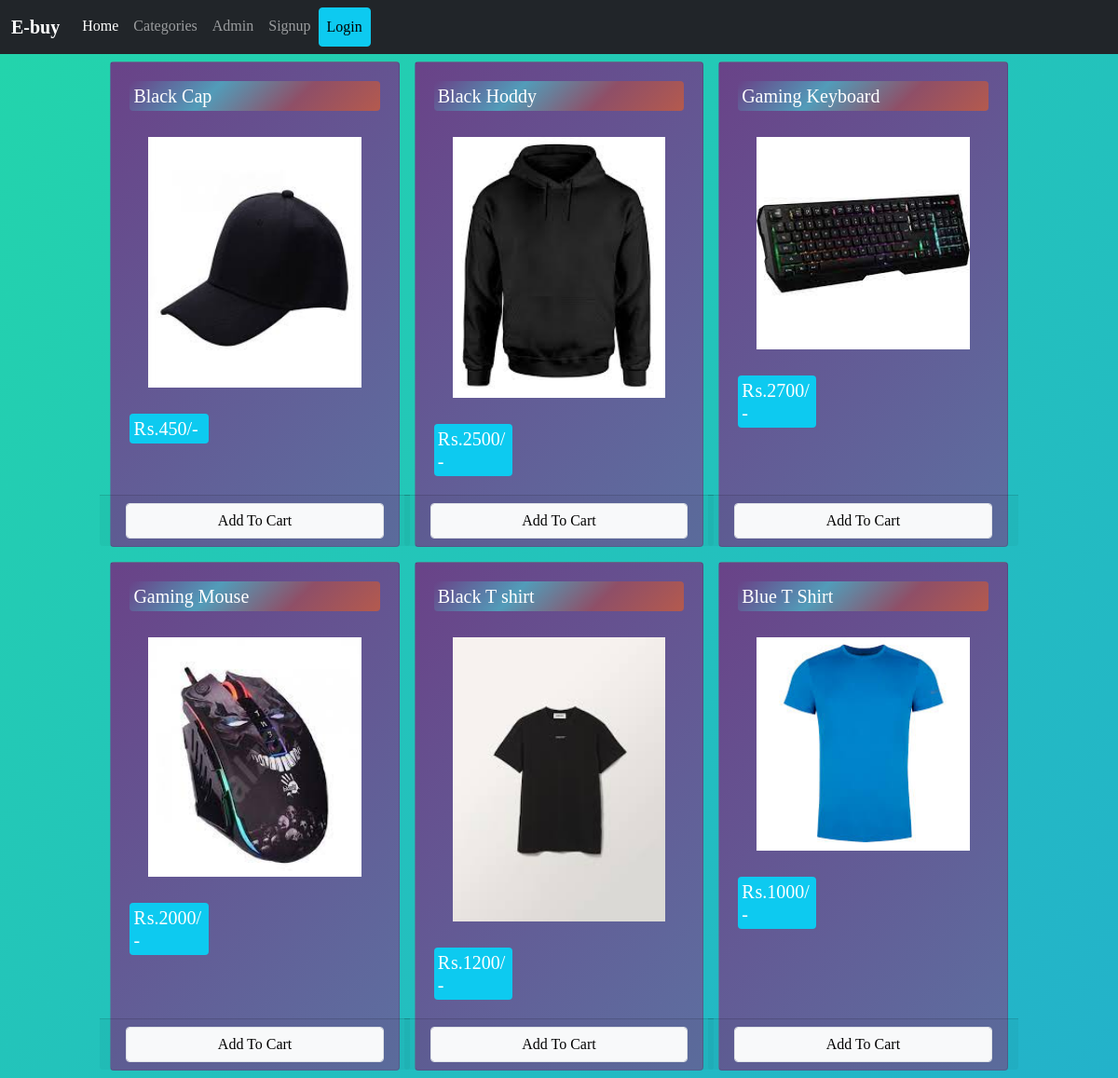
The page / on the database its author committed.
### store/models.py (models this page shows, shortened)
class Product(models.Model):
    name = CharField(max_length=100,null=True)
    img = ImageField(null=True)
    price = IntegerField(default = 0,null=True)
    des = CharField(max_length=1000,null=True,default='Description')

### store/views.py (the view)
# urls.py: path('',views.main,name='main'),
def main(request):
    if request.method=='POST':
        product = request.POST['product']
        remove = request.POST.get('remove')
        print(remove)
        cart = request.session.get('cart')
        if cart:
            quantity= cart.get(product)
            if quantity:
                if remove:
                    if quantity<=1:
                        cart.pop(product)
                    else:
                        cart[product] = quantity-1
                else:
                    cart[product] = quantity+1
            else:
                cart[product] = 1
        else:
            cart = {}
            cart[product] = 1
        request.session['cart'] = cart
        print(request.session['cart'] )
        return redirect('main')
    else:
        cart = request.session.get('cart')
        if not cart:
            request.session['cart'] = {}
        products = Product.objects.all()
        context ={'products':products}
        print(request.session.get('customer_email'))
        return render(request,'store.html',context)

### store/templatetags/cart.py (called while the page is built)
@register.filter(name='cart_check')
def cart_check(product,cart):
    keys = cart.keys()
    for id in keys:
        if id == str(product.id):
            return True
    return False

### store/templates/store.html (shortened to what this page needs)
{% extends 'main.html' %}
{% load static %}
{% block content %}
{% load cart %}
    <div class="row">
        <div class="column left"></div>
        <div class="column middle">
            <div  class="row">
              {% for product in products %}
                <div class="col-sm-4 p-2 d-flex" id="{{product.id}}">
                  <div class="card ">
                    <div  id="card" class="card-body  rounded">
                      <h5 style="background:  linear-gradient(-45deg, #b45a4e, #8f4f67,#529cb9,#694388);" class="card-title m-1 p-1  rounded">{{product.name}}</h5>
                      <img class="card-img rounded p-4" src="{{product.img.url}}" alt="nopes">
                      <div class="col-lg-4 ">
                      <h5 class="card-title  m-1 p-1 bg-info rounded">₨.{{product.price}}/-</h5>
                      </div>
                    </div>
                    <div class="card-footer row nu-gutters">
                      {% if product|cart_check:request.session.cart  %}
                      <div  class="row nu-gutters  ">
                        <form action="/#{{product.id}}" class="col-2" method="POST">
                          {% csrf_token%}
                      <input hidden type="text" name="product" value="{{product.id}}" class="p-2">
                      <input hidden type="text" name="remove" value='True' class="p-2">
                          <input type="submit" value=" - " name="" class=" btn btn-block btn-secondary rounded">
                        </form>
                        <div class="text-center col"> {{product|cart_count:request.session.cart}} in cart</div>
                        <form action="/#{{product.id}}" class="col-2" method="POST">
                          {% csrf_token%}
                      <input hidden type="text" name="product" value="{{product.id}}" class="p-2">
                          <input type="submit" value=" + " name="" class=" btn btn-block btn-secondary rounded">
                        </form>
                      </div>
                      {% else %}
                      <form action="/#{{product.id}}" method="POST" class="btn-block">
                      <input type="submit" class="float-right btn btn-light border form-control " value="Add To Cart">
                    </form>
                    {% endif %}
                    </div>
                  </div>
                </div>
                  {% endfor %}
              </div>
        </div>
        <div class="column right"></div>
    </div>
{% endblock content%}

### store/templates/main.html (shortened to what this page needs)
<!DOCTYPE html>
<html lang="en">
<head>
    <link href="https://cdn.jsdelivr.net/npm/bootstrap@5.0.2/dist/css/bootstrap.min.css" rel="stylesheet">
</head>
<body  >
  {% block navbar %} {% include "navbar.html" %} {% endblock navbar %}
    {% block content %}
    {% endblock content%}
</body>
</html>

### store/templates/navbar.html (shortened to what this page needs)
{% block navbar %}
<nav class="navbar navbar-expand-lg navbar-dark bg-dark">
  <div class="container-fluid">
    <a class="navbar-brand" href="store"><strong>E-buy</strong></a>
    <div class="collapse navbar-collapse" id="navbarNavDropdown">
      <ul class="navbar-nav">
        <li class="nav-item">
          <a class="nav-link active" aria-current="page" href="store">Home</a>
        </li>
        <li class="nav-item">
          <a class="nav-link" href="#">Categories</a>
        </li>
        <li class="nav-item">
          <a class="nav-link" href="http://127.0.0.1:8000/admin/">Admin</a>
        </li>
        {% if request.session.customer_id %}
        <li class="nav-item">
          <a class="nav-link" href="/cart">Cart
          <span class="badge bg-info">{{request.session.cart.keys|length}}</span>
          </a>
        </li>
        <li class="nav-item">
          <a class="nav-link" href="/orders">Order</a>
        </li>
        <li class="nav-item">
          <a style="color: black;" class="nav-link btn btn-danger" href="/logout">Logout</a>
        </li>
        {% else %}
        <li class="nav-item">
          <a class="nav-link" href="/signup">Signup</a>
        </li>
        <li class="nav-item">
          <a style="color: black;" class="nav-link btn btn-info my-2 my-sm-0" href="/login">Login</a>
        </li>
        {% endif %}
      </ul>
    </div>
  </div>
</nav>
{% endblock navbar %}

### store/templates/main.html (style rules this page uses)
body { font-family: Baloo; width: 100%; height: 100%; color: #fff; background: linear-gradient(-45deg, #EE7752, #ec84ac,#23A6D5,#23D5AB); background-size: 400% 400%; position: relative; animation: change 10s ease-in-out infinite; }

### store/templates/store.html (style rules this page uses)
.column { float: left; }
.left, .right { width: 10%; }
.middle { width: 80%; }
.card { width: 100%; height: 100%; color: #fff; background: linear-gradient(-45deg, #8f4f67,#529cb9,#694388); background-size: 400% 400%; position: relative; animation: change 10s ease-in-out infinite; }

### rows shown on the page
Product: name "Black Cap", img (picture), price "450"
Product: name "Black Hoddy", img (picture), price "2500"
Product: name "Gaming Keyboard", img (picture), price "2700"
Product: name "Gaming Mouse", img (picture), price "2000"
Product: name "Black T shirt", img (picture), price "1200"
Product: name "Blue T Shirt", img (picture), price "1000"
